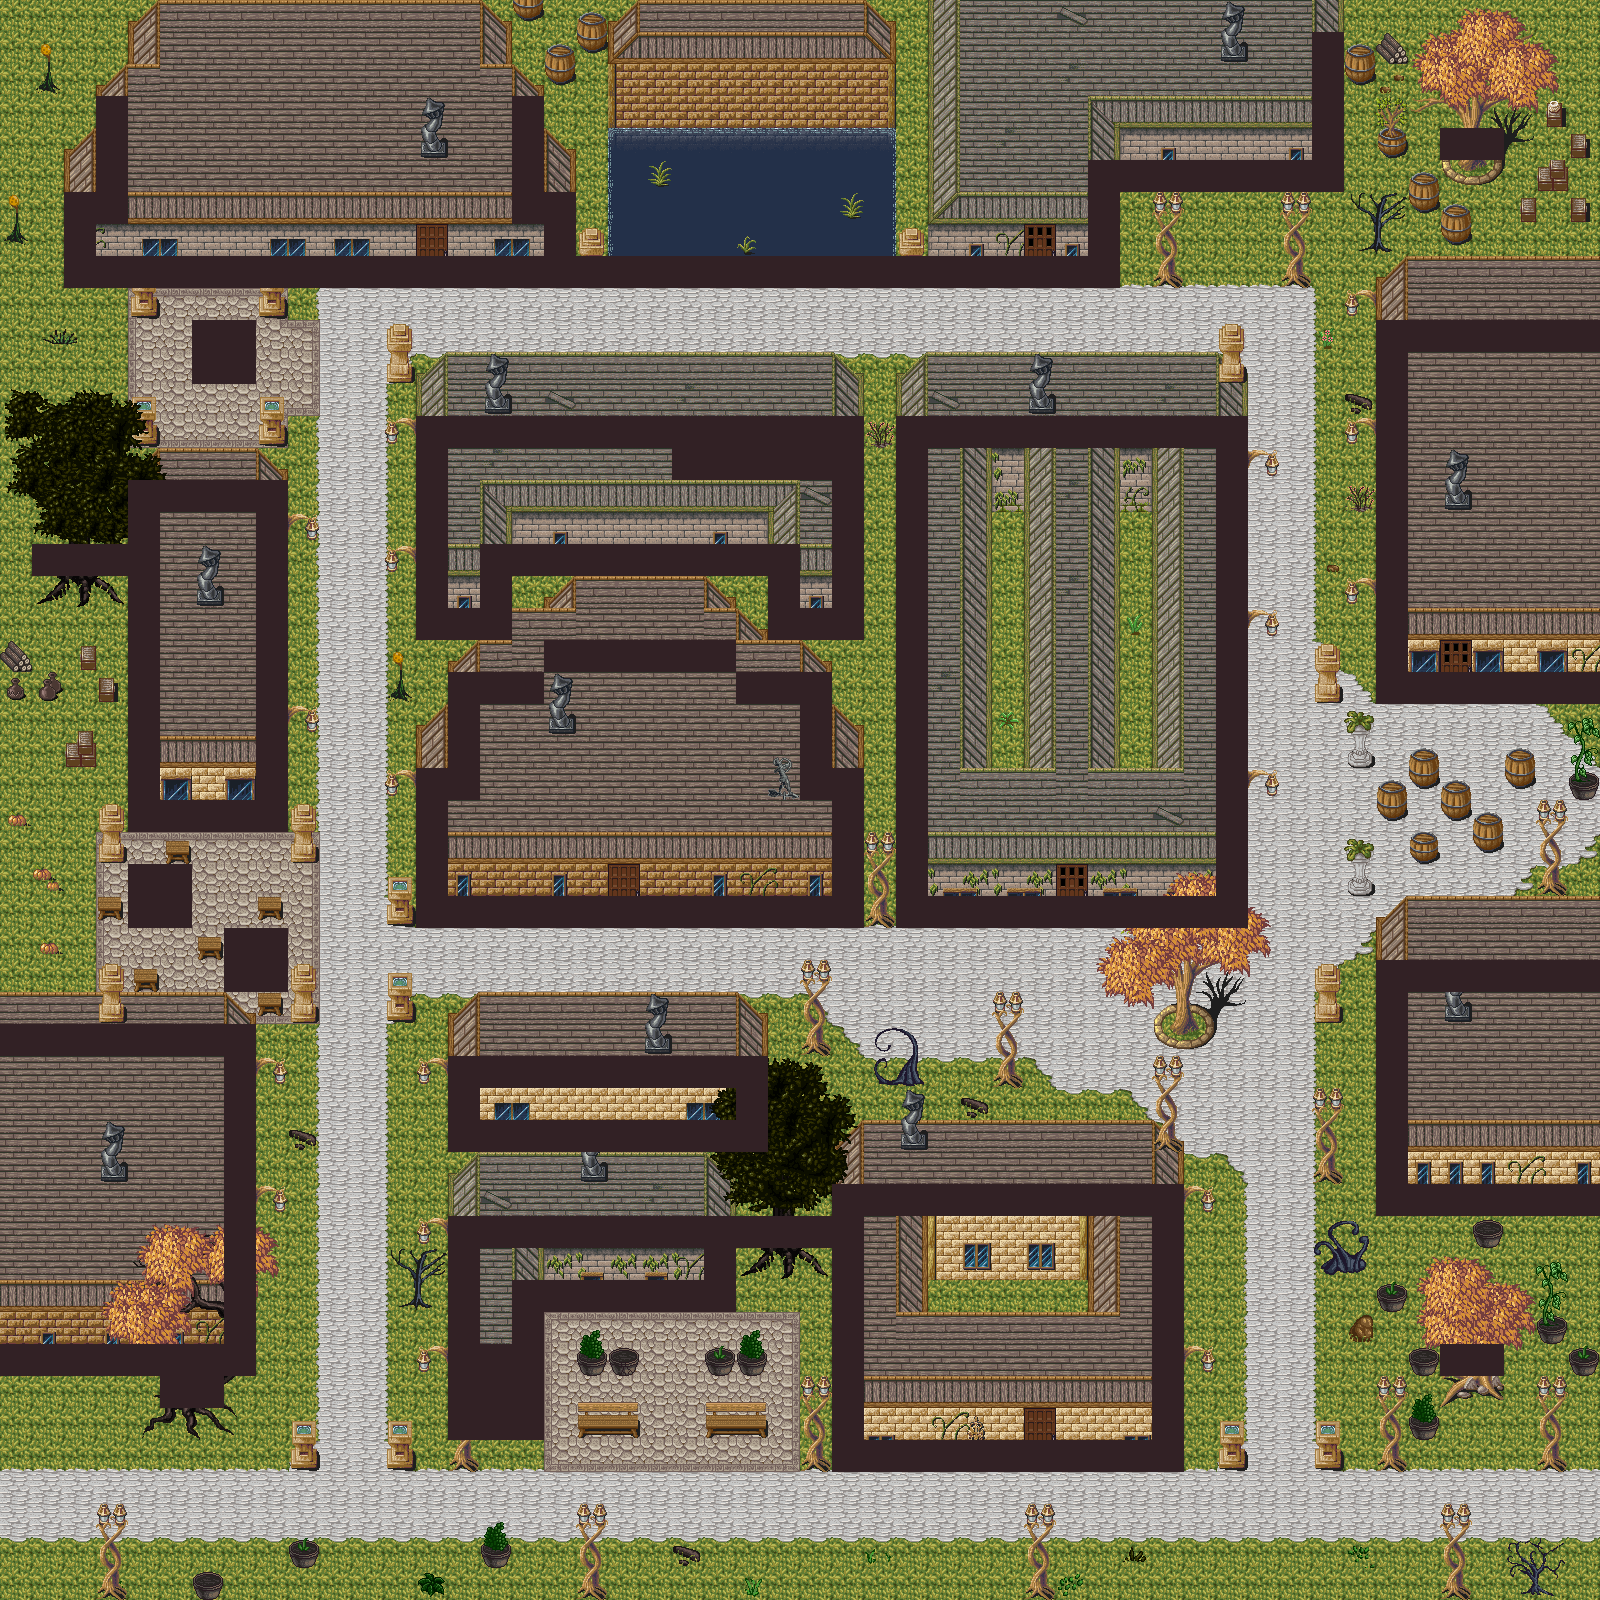

A 2D game scene composited from a Tiled map and its tileset images. What follows is a short description and the map's XML, with each tile layer's data collapsed to a summary:
An orthogonal 50x50 tile map with 32x32 px tiles, 16 tile layers (1, 1, 1, 1, ...).

<map version="1.0" orientation="orthogonal" renderorder="right-down" width="50" height="50" tilewidth="32" tileheight="32" nextobjectid="1">
 <tileset firstgid="1" name="tileset2" tilewidth="32" tileheight="32">
  <image source="../data/tilesets/tileset2.tiles.png" width="384" height="17024" />
  <terraintypes>
   <terrain name="pathway" tile="-1" />
   <terrain name="roof1" tile="-1" />
   <terrain name="roof2" tile="-1" />
   <terrain name="walls" tile="-1" />
   <terrain name="stone" tile="-1" />
   <terrain name="brick" tile="-1" />
   <terrain name="brick2" tile="-1" />
  </terraintypes>
  <tile id="605" terrain="0,0,0,0" />
  <tile id="652" terrain=",5,,5" />
  <tile id="653" terrain="5,5,5,5" />
  <tile id="654" terrain="5,,5," />
  <tile id="664" terrain=",6,,6" />
  <tile id="665" terrain="6,6,6,6" />
  <tile id="666" terrain="6,,6," />
  <tile id="712" terrain=",,,4" />
  <tile id="713" terrain=",,4,4" />
  <tile id="714" terrain=",,4," />
  <tile id="715" terrain=",4,4,4" />
  <tile id="716" terrain="4,,4,4" />
  <tile id="724" terrain=",4,,4" />
  <tile id="725" terrain="4,4,4,4" />
  <tile id="726" terrain="4,,4," />
  <tile id="727" terrain="4,4,,4" />
  <tile id="728" terrain="4,4,4," />
  <tile id="736" terrain=",4,," />
  <tile id="737" terrain="4,4,," />
  <tile id="738" terrain="4,,," />
  <tile id="746" terrain=",,,5" />
  <tile id="747" terrain=",,5,5" />
  <tile id="751" terrain=",5,5,5" />
  <tile id="752" terrain="5,,5,5" />
  <tile id="754" terrain="6,6,6," />
  <tile id="755" terrain="6,6,,6" />
  <tile id="758" terrain=",,5," />
  <tile id="759" terrain=",5,," />
  <tile id="763" terrain="5,5,,5" />
  <tile id="764" terrain="5,5,5," />
  <tile id="766" terrain="6,,6,6" />
  <tile id="767" terrain=",6,6,6" />
  <tile id="770" terrain="5,5,," />
  <tile id="771" terrain="5,,," />
  <tile id="782" terrain=",6,," />
  <tile id="783" terrain="6,6,," />
  <tile id="794" terrain="6,,," />
  <tile id="795" terrain=",,,6" />
  <tile id="798" terrain=",3,3,3" />
  <tile id="799" terrain="3,,3,3" />
  <tile id="801" terrain=",1,1,1" />
  <tile id="802" terrain="1,,1,1" />
  <tile id="807" terrain=",,6,6" />
  <tile id="810" terrain="3,3,,3" />
  <tile id="811" terrain="3,3,3," />
  <tile id="813" terrain=",2,2,2" />
  <tile id="814" terrain="2,,2,2" />
  <tile id="819" terrain=",,6," />
  <tile id="880" terrain=",,,1" />
  <tile id="881" terrain=",,1,1" />
  <tile id="882" terrain=",,1," />
  <tile id="885" terrain=",,,2" />
  <tile id="886" terrain=",,2,2" />
  <tile id="887" terrain=",,2," />
  <tile id="892" terrain=",1,,1" />
  <tile id="893" terrain="1,1,1,1" />
  <tile id="894" terrain="1,,1," />
  <tile id="895" terrain="1,1,,1" />
  <tile id="896" terrain="1,1,1," />
  <tile id="897" terrain=",2,,2" />
  <tile id="898" terrain="2,2,2,2" />
  <tile id="899" terrain="2,,2," />
  <tile id="904" terrain=",1,," />
  <tile id="905" terrain="1,1,," />
  <tile id="906" terrain="1,,," />
  <tile id="907" terrain="2,2,,2" />
  <tile id="908" terrain="2,2,2," />
  <tile id="909" terrain=",2,," />
  <tile id="910" terrain="2,2,," />
  <tile id="911" terrain="2,,," />
  <tile id="919" terrain=",0,,0" />
  <tile id="920" terrain=",,,3" />
  <tile id="921" terrain=",,3,3" />
  <tile id="922" terrain=",,3," />
  <tile id="928" terrain=",,,0" />
  <tile id="929" terrain=",,0," />
  <tile id="931" terrain="0,,0," />
  <tile id="932" terrain=",3,,3" />
  <tile id="933" terrain="3,3,3,3" />
  <tile id="934" terrain="3,,3," />
  <tile id="940" terrain=",0,," />
  <tile id="941" terrain="0,,," />
  <tile id="943" terrain="0,0,," />
  <tile id="944" terrain=",3,," />
  <tile id="945" terrain="3,3,," />
  <tile id="946" terrain="3,,," />
  <tile id="955" terrain=",,0,0" />
  <tile id="956" terrain="0,0,,0" />
  <tile id="957" terrain="0,0,0," />
  <tile id="958" terrain=",0,0,0" />
  <tile id="959" terrain="0,,0,0" />
 </tileset>
 <layer name="1" width="50" height="50">
  <data>[2500 cells, 2500 non-empty, 1 distinct tile ids]</data>
 </layer>
 <layer name="1" width="50" height="50">
  <data>[2500 cells, 797 non-empty, 13 distinct tile ids]</data>
 </layer>
 <layer name="1" width="50" height="50">
  <data>[2500 cells, 125 non-empty, 25 distinct tile ids]</data>
 </layer>
 <layer name="1" width="50" height="50">
  <data>[2500 cells, 474 non-empty, 30 distinct tile ids]</data>
 </layer>
 <layer name="1" width="50" height="50">
  <data>[2500 cells, 47 non-empty, 6 distinct tile ids]</data>
 </layer>
 <layer name="1" width="50" height="50">
  <data>[2500 cells, 142 non-empty, 26 distinct tile ids]</data>
 </layer>
 <layer name="1" width="50" height="50">
  <data>[2500 cells, 0 non-empty, 0 distinct tile ids]</data>
 </layer>
 <layer name="2" width="50" height="50">
  <data>[2500 cells, 958 non-empty, 22 distinct tile ids]</data>
 </layer>
 <layer name="objects" width="50" height="50">
  <data>[2500 cells, 220 non-empty, 77 distinct tile ids]</data>
 </layer>
 <layer name="objects" width="50" height="50">
  <data>[2500 cells, 81 non-empty, 59 distinct tile ids]</data>
 </layer>
 <layer name="2" width="50" height="50">
  <data>[2500 cells, 80 non-empty, 53 distinct tile ids]</data>
 </layer>
 <layer name="2" width="50" height="50">
  <data>[2500 cells, 63 non-empty, 36 distinct tile ids]</data>
 </layer>
 <layer name="2" width="50" height="50">
  <data>[2500 cells, 44 non-empty, 9 distinct tile ids]</data>
 </layer>
 <layer name="2" width="50" height="50">
  <data>[2500 cells, 18 non-empty, 2 distinct tile ids]</data>
 </layer>
 <layer name="2" width="50" height="50">
  <data>[2500 cells, 47 non-empty, 8 distinct tile ids]</data>
 </layer>
 <layer name="walls" width="50" height="50">
  <data>[2500 cells, 405 non-empty, 1 distinct tile ids]</data>
 </layer>
</map>
